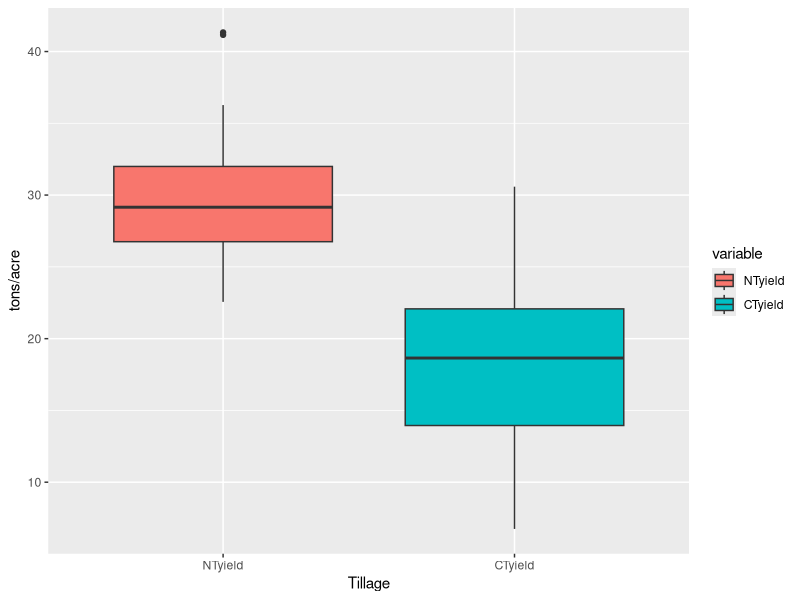
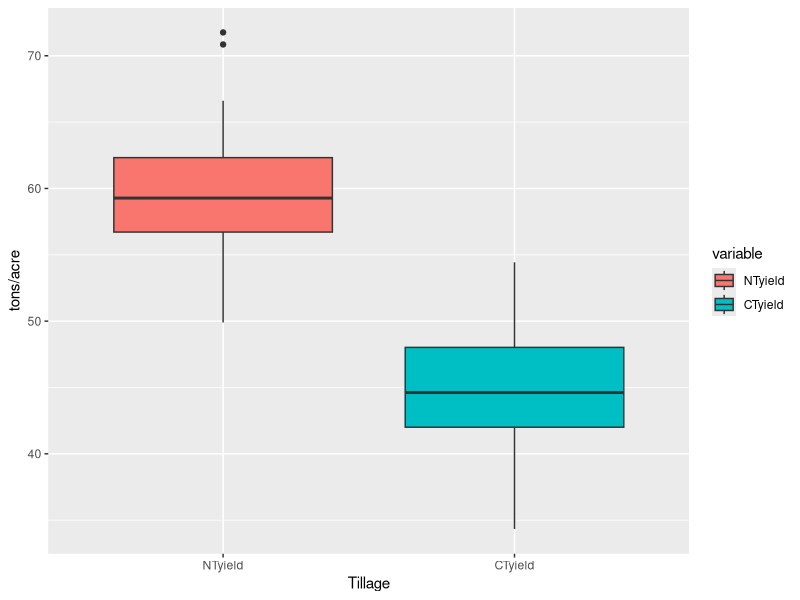
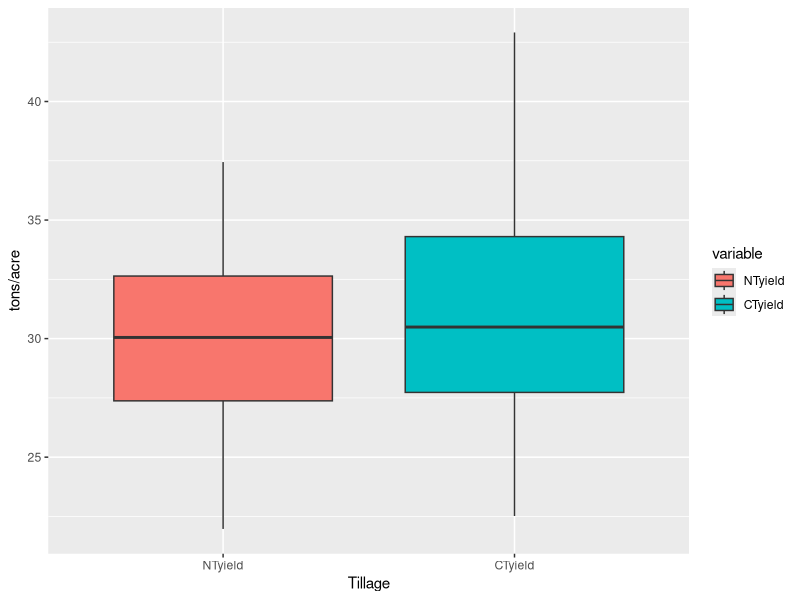

R code for these plots, in order:
## ---- chunk 1
knitr::opts_chunk$set(echo = TRUE)
## ---- chunk 2

library(ggplot2)
library(reshape2)
## ---- chunk 3
NTyieldnorm <- rnorm(n=50, mean=30, sd=4)
CTyieldnorm <- rnorm(n=50, mean=20, sd=4)
## ---- chunk 4
# this is creating the function and data frame that will be called on to change other parameteres in the model 
dataCreate <- function(n1=50,m1=30,sd1=4,n2=50,m2=20,sd2=5){
  NTyield <- rnorm(n=n1, mean=m1, sd=sd1)
  CTyield <- rnorm(n=n2, mean=m2, sd=sd2)
  data1 <- data.frame(NTyield,CTyield)
  return(data1)
}
myNormYield <-dataCreate(m1=35) # the purpose of creating a function is so you are able to change just one portion, such as what I did in line 29 
dataCreate()
head(myNormYield)

myDF <- dataCreate() # changing the name of dataCreate to myDF
myDF2 <- melt(myDF)
str(myDF2)
## ---- chunk 5
ANOfun <- function(data=myDF2){
  ANOanalysis <- aov(value~variable,data=data)
  summary(ANOanalysis)  
}
ANOfun()

# function to plot ANOVA
ANOfunPlot <- function(data=myDF2){
  ggdata <- ggplot(data=data,
                   aes(x=variable,y=value,fill=variable)) + geom_boxplot() + xlab("Tillage") + ylab("tons/acre")
  print(ggdata)
}
ANOfunPlot()

## ---- chunk 6
# First time running the ANOVA analysis again 
# using my "dataCreate" function from earlier but changing the means
ANO2 <- melt(dataCreate(m1=60,m2=45)) # wider mean range, should be even more significant

# calling on the function with the new means 
ANOfun(data=ANO2) # still significant

# plotting function with new means 
ANOfunPlot(data = ANO2)
## ---- chunk 7
# Second time running the ANOVA analysis again 
ANO3 <- melt(dataCreate(m1=30,m2=32)) # smaller mean range, shouldn't be significant 

# calling on the function with the new means 
ANOfun(data = ANO3) # not significant (p = 0.0512)

# plotting function with new means 
ANOfunPlot(data = ANO3)
## ---- chunk 8
funSize <-melt(dataCreate(n1=10,n2=10)) # starting with a small sample size 
ANOfun(data = funSize) # becomes even more significant with smaller sampling size? 


# second time running the function with a smaller sample size
funSize2 <- melt(dataCreate(n1=6,n2=6))
ANOfun(funSize2) # becomes less significant, but still so (p = 0.0126)

#third time running the function with a smaller sample size
funsize3 <- melt(dataCreate(n1=5,n2=5))
ANOfun(funsize3) # still getting significant results

#another time....
funsize4 <- melt(dataCreate(n1=4,n2=4))
ANOfun(funsize4) # not significant. Need a sample size > 5 
